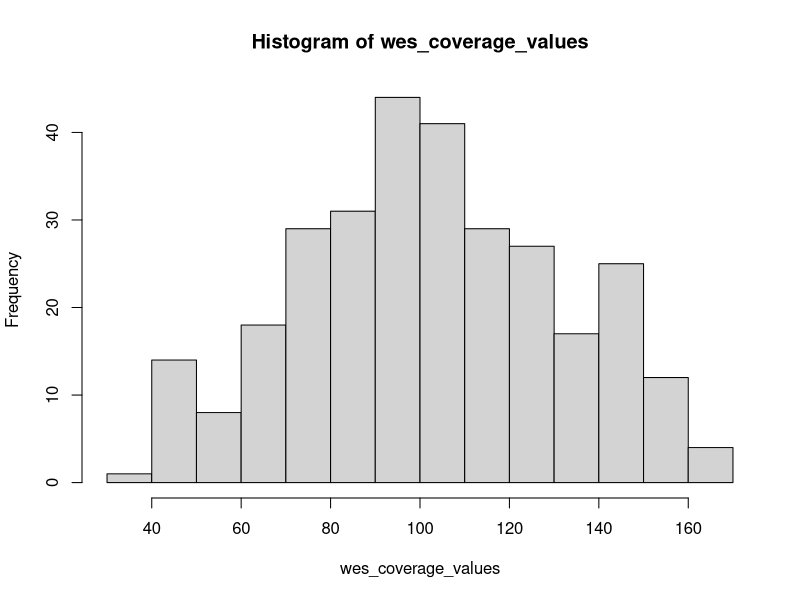
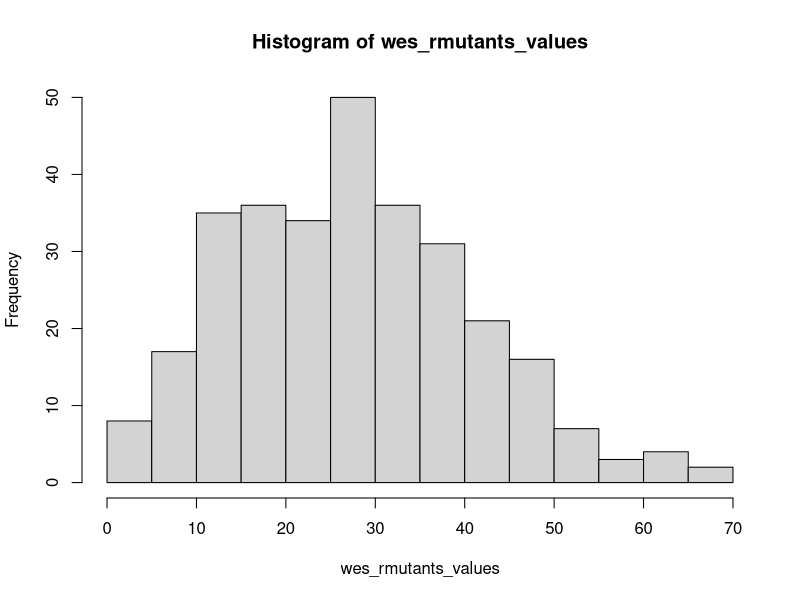
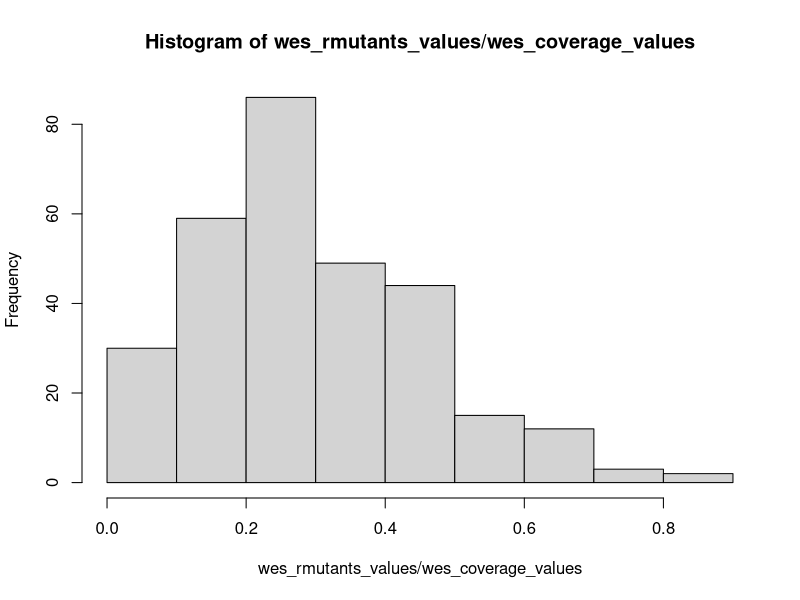

Recreate these plots in R, in order. (Note: this script raises an error after producing the figures.)

# install.packages('VGAM', dependencies = T)
# library(VGAM)
# 
# install.packages('vcfR', dependencies = T)
# library(vcfR)
# 
# patient = 'gbm_Giulio/42mergedwes.vcf'
# ID = '42'
# 
# data = read.table(patient, sep = '\t', stringsAsFactors = FALSE, header = TRUE)
# head(data)
# 
# ## VCF codes
# WES_cols = paste(ID, c('M', 'S', 'T1', 'T2', 'T3', 'T4'), 'WES', sep = '')    ## Whole Exome
# TS1_cols = paste(ID, c('M', 'S'), '*', sep = '')                              ## Target Sequencing High Depth - Panel One
# TS2_cols = paste(ID, c('M', 'S', 'T1', 'T2', 'T3', 'T4', 'B'), '*', sep = '') ## Target Sequencing High Depth - Panel Two

## Example -- we fit data from the WES, and test on Deep sequencing
N_wes  = 300                          # Number of mutations detected in the WES sample
N_deep = 50                           # Number of mutations to test via Deep sequencing
wes_coverage_mean = 100               # Mean coverage
deep_coverage_mean = 3000             # Mean coverage
BetaBin = c(prob = 0.3, rho = 0.1)   # Beta-Binomial parameters for the true model
deep_purity = .7

repeat{
  # Coverage values for WES -- BetaBinomial samples around wes_coverage_mean
  wes_coverage_values = VGAM::rbetabinom(N_wes, 2 * wes_coverage_mean, prob = .5, rho = 0.1)
    
  # Mutant reads detected by WES -- Binomial samples with parameters BetaBin
  wes_rmutants_values = VGAM::rbetabinom(N_wes, wes_coverage_mean, prob = BetaBin['prob'], rho = BetaBin['rho'])

  if(all(wes_coverage_values - wes_rmutants_values > 0)) break
}

hist(wes_coverage_values)
hist(wes_rmutants_values)
hist(wes_rmutants_values/wes_coverage_values)


# ... just to test Tarone's Z statistics
# wes_rmutants_values = rbinom(N_wes, n, prob = .4)

# Deep sequencing -- Binomial samples around wes_coverage_mean, with slightly less variation than WES
deep_coverage_values = rbinom(N_deep, deep_coverage_mean, runif(1, min = 0.3, max = 0.9))


# 
# fitBinom = fitdist(data=wes_rmutants_values, dist="binom", fix.arg=list(size=100), start=list(prob=0.35))
# 
# require (MASS)
# require(ggpubr)
# qqp(wes_rmutants_values, "binom", size=100, fitBinom$estimate)
# 
# fit = VGAM::vglm(cbind(wes_rmutants_values, wes_coverage_values - wes_rmutants_values) ~ 1, betabinomial, trace = FALSE)
# plot(fit)
# 
# qqp(wes_rmutants_values, "binom", size=100, fitBinom$estimate)


# dev.new(heigth=22)
pplot_fit_power(s_n = wes_rmutants_values, 
                t_n = wes_coverage_values, 
                tests_t_n = deep_coverage_values,
                main = bquote('Simulated Beta-Binomial data with ' ~ N == .(N_wes) ~ ~ mu == .(BetaBin['prob']) ~ ',' ~ rho == .(BetaBin['rho'])),
                psign = 0.05,
                purity = .05,
                range_coverage = 10:4000
                )
